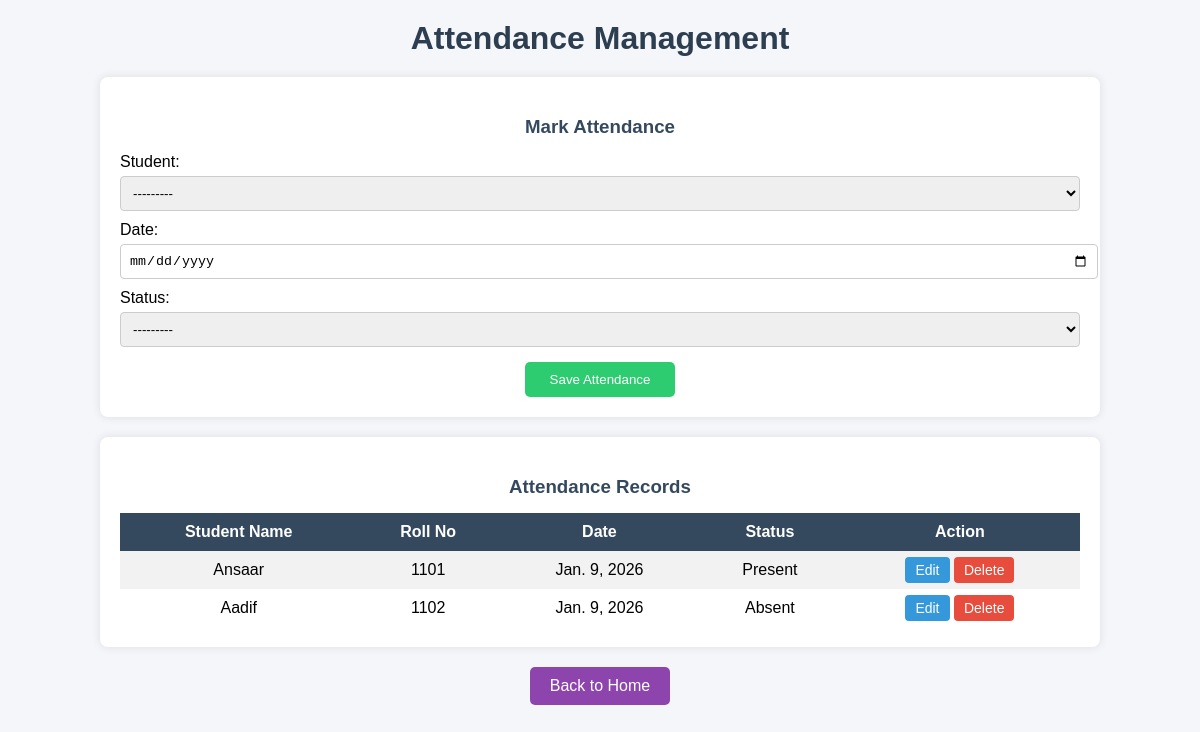
The page /attendance/ on the database its author committed.
### students/models.py (models this page shows, shortened)
class Attendance(models.Model):
    STATUS_CHOICES = (
        ('Present', 'Present'),
        ('Absent', 'Absent'),
    )
    student = models.ForeignKey(Student, on_delete=models.CASCADE)
    date = models.DateField()
    status = models.CharField(max_length=10, choices=STATUS_CHOICES)

class Student(models.Model):
    GENDER_CHOICES = [
        ('M', 'Male'),
        ('F', 'Female'),
        ('O', 'Other'),
    ]
    DEPARTMENT_CHOICES = [
        ('CSE', 'Computer Science'),
        ('IT', 'Information Technology'),
        ('ECE', 'Electronics & Communication'),
        ('EEE', 'Electrical & Electronics'),
        ('MECH', 'Mechanical'),
        ('CIVIL', 'Civil'),
        ('AI&DS', 'AI & Data Science'),
    ]
    name = models.CharField(max_length=100)
    roll_no = models.CharField(max_length=20, unique=True)
    email = models.EmailField(unique=True)
    phone = models.CharField(max_length=15)
    gender = models.CharField(max_length=1, choices=GENDER_CHOICES)
    dob = models.DateField(verbose_name="Date of Birth")
    department = models.CharField(max_length=20, choices=DEPARTMENT_CHOICES)
    address = models.TextField()
    join_date = models.DateField(auto_now_add=True)
    updated_at = models.DateTimeField(auto_now=True)
    marks = models.IntegerField(default=0)
    status = models.BooleanField(default=True)
    def __str__(self):
        return f"{self.name} ({self.roll_no})"

### students/views.py (the view, shortened to what this page needs)
# urls.py: path('attendance/', attendance_view, name='attendance'),
def attendance_view(request):
    action = request.GET.get('action')
    attendance_id = request.GET.get('id')
    if action == 'delete' and attendance_id:
        attendance = get_object_or_404(Attendance, id=attendance_id)
        attendance.delete()
        return redirect('/attendance/')
    if request.method == 'POST':
        form = AttendanceForm(request.POST)
        if form.is_valid():
            form.save()
            return redirect('/attendance/')
    form = AttendanceForm()
    attendance_list = Attendance.objects.select_related('student').order_by('-date')
    return render(request, 'attendance.html', {
        'form': form,
        'attendance_list': attendance_list
    })

### students/forms.py
class AttendanceForm(forms.ModelForm):
    class Meta:
        model = Attendance
        fields = ['student', 'date', 'status']
        widgets = {
            'date': forms.DateInput(attrs={'type': 'date'}),
        }

### students/templates/attendance.html (shortened to what this page needs)
<!DOCTYPE html>
<html>
<head>
</head>
<body>
<h1>Attendance Management</h1>
<div class="container">
    <div class="card">
        <h3>
            {% if edit_mode %} Edit Attendance {% else %} Mark Attendance {% endif %}
        </h3>
        <form method="POST">
            {{ form.as_p }}
            <button type="submit">
                {% if edit_mode %} Update Attendance {% else %} Save Attendance {% endif %}
            </button>
        </form>
    </div>
    <div class="card">
        <h3>Attendance Records</h3>
        <table>
            <tr>
                <th>Student Name</th>
                <th>Roll No</th>
                <th>Date</th>
                <th>Status</th>
                <th>Action</th>
            </tr>
            {% for record in attendance_list %}
            <tr>
                <td>{{ record.student.name }}</td>
                <td>{{ record.student.roll_no }}</td>
                <td>{{ record.date }}</td>
                <td>{{ record.status }}</td>
                <td>
                    <a href="/attendance/?action=edit&id={{ record.id }}" class="action-btn edit-btn">Edit</a>
                    <a href="/attendance/?action=delete&id={{ record.id }}"
                       class="action-btn delete-btn"
                       onclick="return confirm('Are you sure you want to delete this attendance record?');">
                       Delete
                    </a>
                </td>
            </tr>
            {% empty %}
            <tr>
                <td colspan="5">No attendance records found</td>
            </tr>
            {% endfor %}
        </table>
    </div>
    <a href="/" class="back-btn">Back to Home</a>
</div>
</body>
</html>

### students/templates/attendance.html (style rules this page uses)
body { margin: 0; padding: 0; font-family: Arial, sans-serif; background: #f4f6f9; }
h1 { text-align: center; margin: 20px 0; color: #2c3e50; }
.container { width: 90%; max-width: 1000px; margin: auto; }
.card { background: #ffffff; padding: 20px; margin: 20px 0; border-radius: 8px; box-shadow: 0 0 10px rgba(0,0,0,0.1); }
h3 { margin-bottom: 15px; color: #34495e; text-align: center; }
form p { margin: 10px 0; }
input, select { width: 100%; padding: 8px; margin-top: 5px; border-radius: 4px; border: 1px solid #ccc; }
button { padding: 10px 25px; background: #2ecc71; color: white; border: none; border-radius: 5px; cursor: pointer; margin-top: 15px; display: block; margin-left: auto; margin-right: auto; }
table { width: 100%; border-collapse: collapse; margin-top: 15px; }
th, td { padding: 10px; text-align: center; }
th { background: #34495e; color: white; }
tr:nth-child(even) { background: #f2f2f2; }
.action-btn { padding: 5px 10px; border-radius: 4px; text-decoration: none; color: white; font-size: 14px; }
.edit-btn { background: #3498db; }
.delete-btn { background: #e74c3c; }
.back-btn { display: block; width: fit-content; margin: 20px auto; padding: 10px 20px; background: #8e44ad; color: white; text-decoration: none; border-radius: 5px; }

### rows shown on the page
Attendance: student.name "Ansaar", student.roll_no "1101", date "Jan. 9, 2026", status "Present"
Attendance: student.name "Aadif", student.roll_no "1102", date "Jan. 9, 2026", status "Absent"
